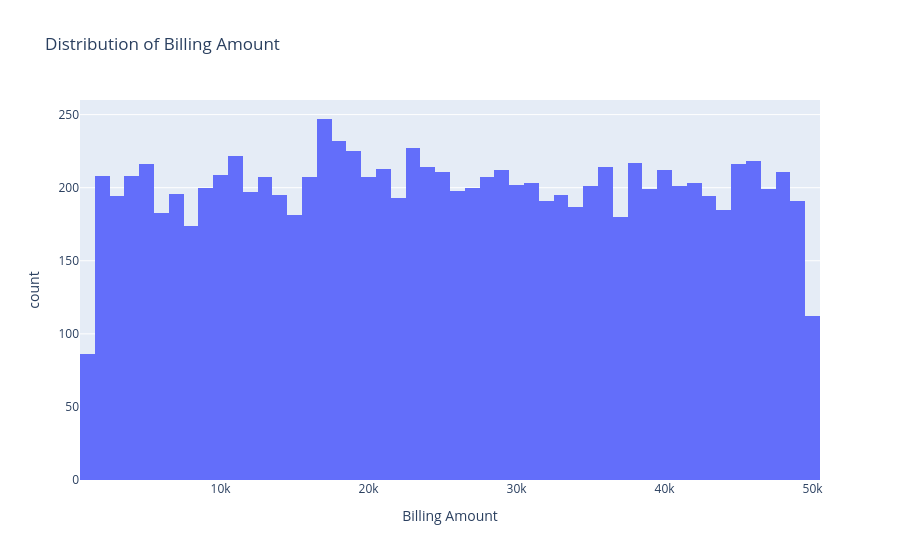

Source (notebook cell):
### Markdown cell above
## 3. Exploratory Data Analysis

### Code cell
# Distribution of target variable: Billing Amount
fig = px.histogram(df, x="Billing Amount", nbins=50, title="Distribution of Billing Amount")
fig.show()

### Figure 1 — Plotly figure (JSON) as saved in the notebook; plotly's stock layout.template omitted (floating-point values rounded to 4 significant figures; data arrays with more than 128 entries replaced by an {"elided": "..."} marker saying what was removed)
{"data": [{"alignmentgroup": "True", "bingroup": "x", "hovertemplate": "Billing Amount=%{x}<br>count=%{y}<extra></extra>", "legendgroup": "", "marker": {"color": "#636efa", "pattern": {"shape": ""}}, "name": "", "nbinsx": 50, "offsetgroup": "", "orientation": "v", "showlegend": false, "type": "histogram", "x": {"elided": "10000 float values"}, "xaxis": "x", "yaxis": "y"}], "layout": {"barmode": "relative", "legend": {"tracegroupgap": 0}, "title": {"text": "Distribution of Billing Amount"}, "xaxis": {"anchor": "y", "domain": [0, 1], "title": {"text": "Billing Amount"}}, "yaxis": {"anchor": "x", "domain": [0, 1], "title": {"text": "count"}}}}
